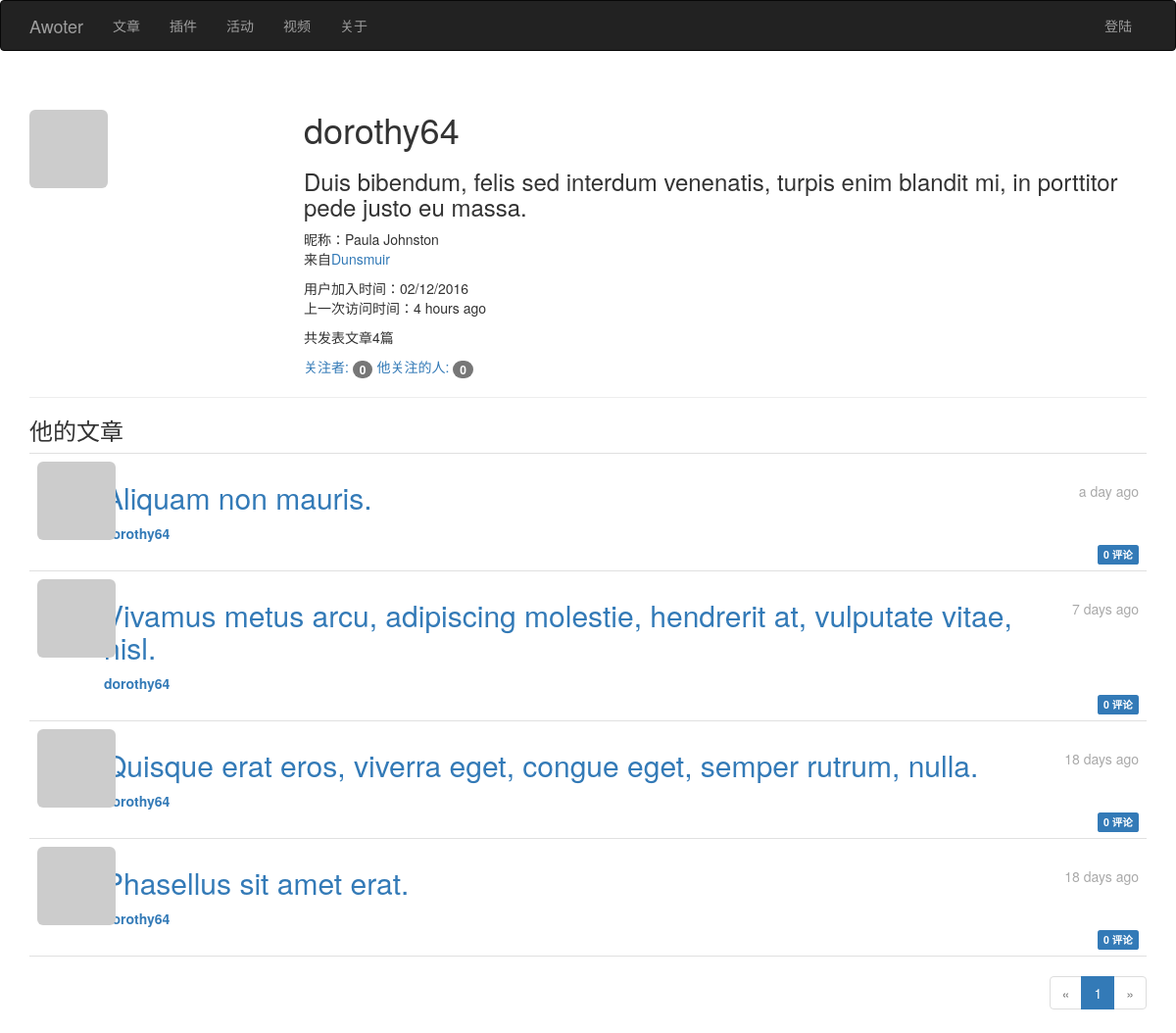
Screenshot of /user/dorothy64 with the database file from the repository.
### app/models.py (models this page shows, shortened)
class User(UserMixin, db.Model):
    __tablename__ = 'users'
    id = db.Column(db.Integer, primary_key=True)
    email = db.Column(db.String(64), unique=True, index=True)
    username = db.Column(db.String(64), unique=True, index=True)
    role_id = db.Column(db.Integer, db.ForeignKey('roles.id'))
    password_hash = db.Column(db.String(128))
    confirmed = db.Column(db.Boolean, default=False)
    nickname = db.Column(db.String(64))
    location = db.Column(db.String(64))
    about_me = db.Column(db.Text())
    member_since = db.Column(db.DateTime(), default=datetime.utcnow)
    last_seen = db.Column(db.DateTime(), default=datetime.utcnow)
    avatar_hash = db.Column(db.String(32))
    posts = db.relationship('Post', backref='author', lazy='dynamic')
    comments = db.relationship('Comment', backref='author', lazy='dynamic')
    followed = db.relationship('Follow',
                               foreign_keys=[Follow.follower_id],
                               backref=db.backref('follower', lazy='joined'),
                               lazy='dynamic',
                               cascade='all, delete-orphan')
    followers = db.relationship('Follow',
                                foreign_keys=[Follow.followed_id],
                                backref=db.backref('followed', lazy='joined'),
                                lazy='dynamic',
                                cascade='all, delete-orphan')
    @property
    def password(self):
        raise AttributeError(u'密码不应该可直接读取！')
    def gravatar(self,  size=100, default='identicon', rating='g'):
        if request.is_secure:
            url = 'https://secure.gravatar.com/avatar'
        else:
            url = 'https://www.gravatar.com/avatar'
        hash = self.avatar_hash or hashlib.md5(self.email.encode('utf-8')).hexdigest()
        return '{url}/{hash}?s={size}&d={default}&r={rating}'.format(
            url=url, hash=hash, size=size, default=default, rating=rating)

class Post(db.Model):
    __tablename__ = 'posts'
    id = db.Column(db.Integer, primary_key=True)
    article_title = db.Column(db.String(128), index=True)
    body = db.Column(db.Text)
    timestamp = db.Column(db.DateTime, index=True, default=datetime.utcnow)
    author_id = db.Column(db.Integer, db.ForeignKey('users.id'))
    body_html = db.Column(db.Text)
    comments = db.relationship('Comment', backref='post', lazy='dynamic')

### app/main/views.py (the view)
@main.route('/user/<username>')
def user_page(username):
    detail_show = False
    user = User.query.filter_by(username=username).first_or_404()
    title = str(user.username)
    if user is None:
        abort(404)
    page = request.args.get('page', 1, type=int)
    pagination = user.posts.order_by(Post.timestamp.desc()).paginate(
        page, per_page=current_app.config['AWOTER_DOC_PER_PAGE'],
        error_out=False)
    posts = pagination.items
    return render_template('user.html', user=user, title=title,
                           posts=posts, pagination=pagination, detail_show=detail_show)

### app/auth/views.py (called while the page is built)
@auth.before_app_request
def before_request():
    if current_user.is_authenticated \
            and not current_user.confirmed \
            and request.endpoint[:5] != 'auth.' \
            and request.endpoint != 'static':
        return redirect(url_for('auth.unconfirmed'))

@auth.before_app_request
def before_request():
    if current_user.is_authenticated:
        current_user.ping()
        if not current_user.confirmed \
                and request.endpoint[:5] != 'auth.':
            return redirect(url_for('auth.unconfirmed'))

### app/main/__init__.py (called while the page is built)
@main.app_context_processor
def inject_permissions():
    return dict(Permission=Permission)

### app/models.py (called while the page is built)
    def can(self, permissions):
        return False

    def is_administrator(self):
        return False

### app/templates/user.html (shortened to what this page needs)
{% extends "base.html" %}
{% import "_macros.html" as macros %}
{% block page_content %}
<div class="page-header">
    <img class="img-rounded profile-thumbnail" src="{{ user.gravatar(size=256) }}">
    <div class="profile-header">
        <h1>{{ user.username }}</h1>
        <h3>{% if user.about_me %}{{ user.about_me }}{% endif %}</h3>
        {% if user.nickname or user.location %}
            <p>
            {% if user.nickname %}昵称：{{ user.nickname }} {% endif %}
            <br>
            {% if user.location %}来自<a href="http://maps.baidu.com/?q={{ user.location }}">{{ user.location }}</a>
            {% endif %}
            </p>
        {% endif %}
        <p>
            用户加入时间：{{ moment(user.member_since).format('L') }}
            <br>
            上一次访问时间：{{ moment(user.last_seen).fromNow() }}
        </p>
        <p>共发表文章{{ user.posts.count() }}篇</p>
        <p>
            <a href="{{ url_for('main.followers', username=user.username) }}">关注者: <span class="badge">{{ user.followers.count() - 1 }}</span></a>
            <a href="{{ url_for('main.followed_by', username=user.username) }}">他关注的人: <span class="badge">{{ user.followed.count() - 1 }}</span></a>
        </p>
    </div>
</div>
<h3>他的文章</h3>
{% include '_doc.html' %}
{% if pagination %}
<div class="pagination">
    {{ macros.pagination_widget(pagination, 'main.user_page', username=user.username) }}
</div>
{% endif %}
{% endblock %}

### app/templates/base.html (shortened to what this page needs)
{%  extends "bootstrap/base.html" %}
{% block head %}
{{ super() }}
<link rel="stylesheet" type="text/css" href="{{ url_for('static', filename='styles.css') }}">
{% endblock %}
{% block navbar %}
<div class ="navbar navbar-inverse " role="navigation">
    <div class="container">
        <div class="navbar-header">
            <a class="navbar-brand" href="/">Awoter</a>
        </div>
        <div class="navbar-collapse collapse">
            <ul class="nav navbar-nav">
                <li><a href="{{ url_for('main.doc') }}">文章</a></li>
                <li><a href="{{ url_for('main.res_mods') }}">插件</a></li>
                <li><a href="{{ url_for('main.hd') }}">活动</a></li>
                <li><a href="{{ url_for('main.video') }}">视频</a></li>
                <li><a href="{{ url_for('main.about') }}">关于</a></li>
            </ul>
            <ul class="nav navbar-nav navbar-right">
                {% if current_user.is_authenticated %}
                <li class="dropdown">
                    <a href="#" class="dropdown-toggle" data-toggle="dropdown">
                        <img src="{{ current_user.gravatar(size=18) }}">
                        {{ current_user.username }} <b class="caret"></b>
                    </a>
                    <ul class="dropdown-menu">
                        <li><a href="{{ url_for('auth.change_password') }}">修改密码</a></li>
                        <li><a href="{{ url_for('auth.change_email') }}">修改邮箱</a></li>
                        <li><a href="{{ url_for('main.user_page', username=current_user.username) }}">个人信息</a></li>
                        <li><a href="{{ url_for('auth.logout') }}">登出</a></li>
                    </ul>
                </li>
                {% else %}
                    <li><a href="{{ url_for('auth.login') }}">登陆</a></li>
                {% endif %}
            </ul>
        </div>
    </div>
</div>
{% endblock %}
{% block content %}
<div class="container">
    {% block page_content %}{% endblock %}
</div>
{% endblock %}

### app/templates/_macros.html
{% macro pagination_widget(pagination, endpoint) %}
<ul class="pagination">
    <li{% if not pagination.has_prev %} class="disabled"{% endif %}>
        <a href="{% if pagination.has_prev %}{{ url_for(endpoint, page=pagination.prev_num, **kwargs) }}{% else %}#{% endif %}">
            &laquo;
        </a>
    </li>
    {% for p in pagination.iter_pages() %}
        {% if p %}
            {% if p == pagination.page %}
            <li class="active">
                <a href="{{ url_for(endpoint, page = p, **kwargs) }}">{{ p }}</a>
            </li>
            {% else %}
            <li>
                <a href="{{ url_for(endpoint, page = p, **kwargs) }}">{{ p }}</a>
            </li>
            {% endif %}
        {% else %}
        <li class="disabled"><a href="#">&hellip;</a></li>
        {% endif %}
    {% endfor %}
    <li{% if not pagination.has_next %} class="disabled"{% endif %}>
        <a href="{% if pagination.has_next %}{{ url_for(endpoint, page=pagination.next_num, **kwargs) }}{% else %}#{% endif %}">
            &raquo;
        </a>
    </li>
</ul>
{% endmacro %}

### app/templates/_doc.html (shortened to what this page needs)
<ul class="posts">
    {% for post in posts %}
    <li class="post">
        <div class="post-thumbnail">
            <a href="{{ url_for('main.user_page', username=post.author.username) }}">
                <img class="img-rounded profile-thumbnail" src="{{ post.author.gravatar(size=60) }}">
            </a>
        </div>
        <div class="post-content">
            <div class="post-date" >{{ moment(post.timestamp).fromNow() }}</div><div class="post-title">
                <a href="{{ url_for('main.doc_detail', id=post.id) }}">
                <h2>{{ post.article_title }}</h2>
                </a>
            </div>
            <div class="post-author">
                <a href="{{ url_for('.user_page', username=post.author.username) }}">
                {{ post.author.username }}</a>
            </div>
            <div class="post-footer">
            <a href="{{ url_for('main.doc', id=post.id) }}#comments">
                <span class="label label-primary">{{ post.comments.count() }} 评论</span>
            </a>
            </div>
        </div>
    </li>
    {% endfor %}
</ul>

### app/static/styles.css (style rules this page uses)
.profile-thumbnail { position: absolute; }
.profile-header { min-height: 260px; margin-left: 280px; }
ul.posts { list-style-type: none; padding: 0px; margin: 0px 0px 0px 0px; border-top: 1px solid #e0e0e0; }
ul.posts li.post { padding: 8px; border-bottom: 1px solid #e0e0e0; }
div.post-date { color: darkgrey; float: right; }
div.post-author { color: ghostwhite; font-weight: bold; }
div.post-thumbnail { position: absolute; }
div.post-content { margin-left: 68px; min-height: 68px; }
div.post-footer { text-align: right; }
div.pagination { width: 100%; text-align: right; padding: 0px; margin: 0px; }

### rows the page displays
User: username "dorothy64", about_me "Duis bibendum, felis sed interdum venenatis, turpis enim blandit mi, in porttitor pede justo eu massa.", nickname "Paula Johnston", location "Dunsmuir", member_since "02/12/2016", last_seen "4 hours ago"
Post: timestamp "a day ago", article_title "Aliquam non mauris.", author.username "dorothy64", comments.count "0"
Post: timestamp "7 days ago", article_title "Vivamus metus arcu, adipiscing molestie, hendrerit at, vulputate vitae, nisl.", author.username "dorothy64", comments.count "0"
Post: timestamp "18 days ago", article_title "Quisque erat eros, viverra eget, congue eget, semper rutrum, nulla.", author.username "dorothy64", comments.count "0"
Post: timestamp "18 days ago", article_title "Phasellus sit amet erat.", author.username "dorothy64", comments.count "0"

### other values shown
{{ user.posts.count() }} "4"
{{ user.followers.count() - 1 }} "0"
{{ user.followed.count() - 1 }} "0"
{{ p }} "1"
